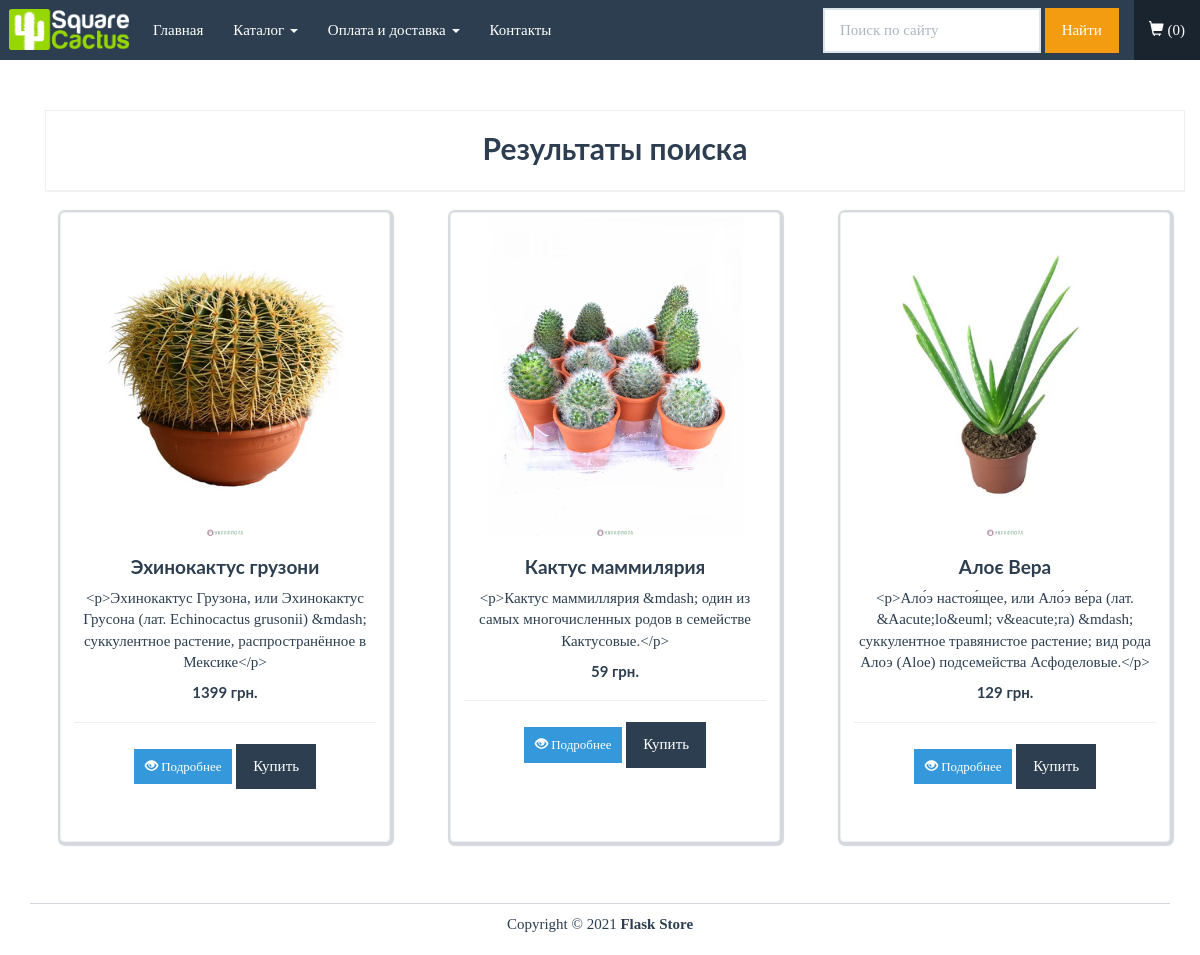
Screenshot of /search with the database file from the repository.
### app.py (models this page shows, shortened)
class Product(db.Model):
    id = db.Column(db.Integer, primary_key=True)
    name = db.Column(db.String(50), unique=True)
    price = db.Column(db.Integer)
    stock = db.Column(db.Integer)
    slug = db.Column(db.String(140), unique=True)
    description = db.Column(db.String(500))
    image = db.Column(db.String(100), nullable=True)
    image2 = db.Column(db.String(100), nullable=True)
    image3 = db.Column(db.String(100), nullable=True)
    image4 = db.Column(db.String(100), nullable=True)
    order = db.relationship('Order_Item', backref='product', lazy=True)

### app.py (the view)
@app.route('/search', methods=['GET', 'POST'])
def search():
    count_cart = check_count()
    search = request.args.get('search')
    if search:
        products = Product.query.filter(Product.name.contains(search) | Product.description.contains(search))
    else:
        products = Product.query.all()
    return render_template('search.html', products=products, count_cart=count_cart)

### app.py (called while the page is built)
def check_count():
    count_cart = 0
    if 'cart' in session:
        for item in session['cart']:
            quantity = int(item['quantity'])
            count_cart += quantity
    else:
        count_cart = 0
    return count_cart

### templates/search.html (shortened to what this page needs)
{% extends "base.html" %}
{% block body %}
<div class="container" style="margin-top: 40px !important;">
<div class="row">
	<div class="col-lg-12">
		<div class="panel panel-default">
			<div class="panel-body">
				<h4 class="text-center pageTitle">Результаты поиска</h4>
			</div>
		</div>
	</div>
</div>
<div class="row">
	{% for product in products %}
    <div class="col-lg-4" >
		<div class="col-xs-12 col-sm-12 col-md-12 col-lg-12" >
			<div class="thumbnail" style="height: 630px;">
				<a href="{{url_for('product', id=product.id)}}">
					<img src="{{ url_for('static', filename=product.image) }}" alt="">
				</a>
				<div class="caption text-center">
					<h4 class="bold">{{ product.name }}</h4>
					<p>
						{{ product.description }}
					</p>
                <h5 class="bold">{{ product.price }} грн.</h5>
					<hr />
					<p>
						<a href="{{url_for('product', id=product.id)}}" class="btn btn-info btn-sm">
							<i class="glyphicon glyphicon-eye-open"></i> Подробнее
						</a>
                        {% if product.stock > 0 %}
                            <button class="btn btn-primary btn-buy" id="{{ product.id }}">Купить</button>
                        {% endif %}
					</p>
				</div>
			</div>
		</div>
	</div>
    {% endfor %}
</div>
</div>
{% endblock %}

### static/css/styles.css (style rules this page uses)
body { font-family: Ubuntu, verdana, georgia, serif, sans-serif; }
a, a:hover, a:active, a:focus, a:visited { text-decoration: none; }
.bold { font-weight: bolder !important; }
div.panel, .btn, .navbar { border-radius: 0; }
div.panel-body { padding-top: 10px; }
.btn-primary { background-color: rgb(44, 62, 80); border-color: rgba(44, 62, 80, .5); }
.pageTitle { font-size: 30px; font-weight: bold; }
div.thumbnail { box-shadow: 1px 1px 1px 3px rgba(44, 62, 80, .2); }

### rows the page displays
Product: image (picture), name "Эхинокактус грузони", description "<p>Эхинокактус Грузона, или Эхинокактус Грусона (лат. Echinocactus grusonii) &mdash; суккулентное растение, распространённое в Мексике</p>", price "1399"
Product: image (picture), name "Кактус маммилярия", description "<p>Кактус маммиллярия &mdash; один из самых многочисленных родов в семействе Кактусовые.</p>", price "59"
Product: image (picture), name "Алоє Вера", description "<p>Ало́э настоя́щее, или Ало́э ве́ра (лат. &Aacute;lo&euml; v&eacute;ra) &mdash; суккулентное травянистое растение; вид рода Алоэ (Aloe) подсемейства Асфоделовые.</p>", price "129"

### other values shown
{{ count_cart }} "0"
